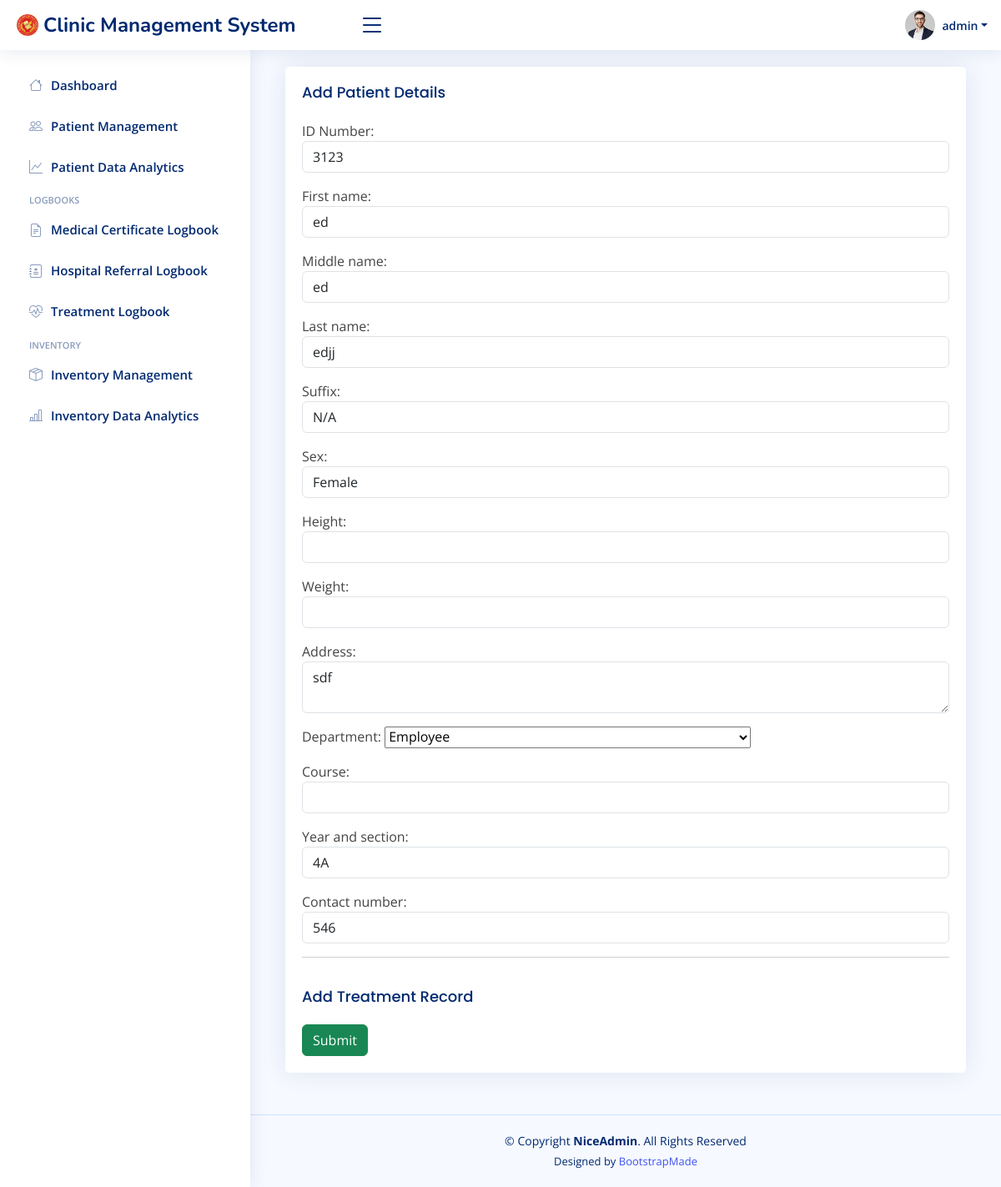
/patientform-update/1/ (signed in), run on an earlier commit of the app's database.
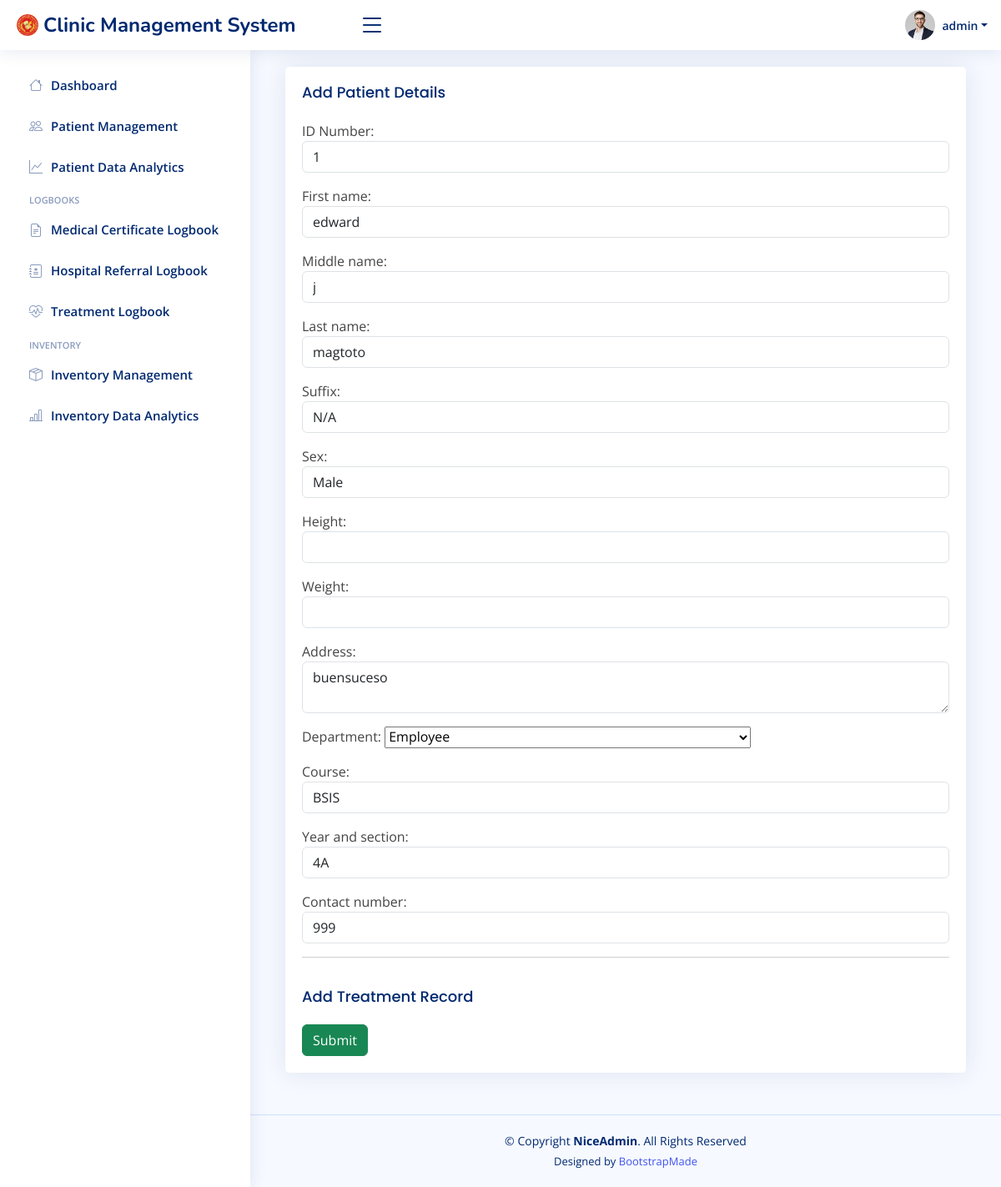
And on a later commit of the database.
### cms/models.py (models this page shows, shortened)
class patient(models.Model):
    created_at = models.DateTimeField(auto_now_add=True)
    updated_at = models.DateTimeField(auto_now=True)
    unique_number = models.CharField(unique=True, max_length=10)
    first_name = models.CharField(max_length=100)
    middle_name = models.CharField(max_length=100)
    last_name = models.CharField(max_length=100)
    suffix = models.CharField(max_length=2, blank=True)
    SEX_CHOICES = [
        ("Male", "Male"),
        ("Female", "Female"),
    ]
    sex = models.CharField(max_length=6, choices=SEX_CHOICES)
    height = models.CharField(max_length=10, blank=True)
    weight = models.CharField(max_length=10, blank=True)
    address = models.CharField(max_length=100, blank=True)
    DEPARTMENT_CHOICES = [
        ("Empl", "Employee"),
        ("COE", "COE - College of Education"),
        ("CEA", "CEA - College of Architecture and Engineering"),
        ("CBS", "CBS - College of Business Studies"),
        ("CAS", "CAS - College of Arts and Science"),
        ("CSSP", "CSSP - College of Scial Science and Philosophy"),
        ("CCS", "CCS - College of Computing Studies"),
        ("CHTM", "CHTM - College of Hospitality and Tourism Management"),
        ("CIT", "CIT - College of Industrial Technology"),
        ("Law", "Law - School of Law"),
        ("GS", "GS - Graduate Studies"),
        ("SHS", "SHS - Senior High School"),
        ("LHS", "LHS - Laboratory High School"),
    ]
    department = models.CharField(max_length=4, choices=DEPARTMENT_CHOICES)
    course = models.CharField(max_length=100, blank=True, null=True)
    year_and_section = models.CharField(max_length=10, blank=True)
    contact_number = models.PositiveIntegerField(default='09')
    provider = models.CharField(max_length=100, blank=True)
    provider_updated = models.CharField(max_length=100, blank=True)

### cms/views.py (the view, shortened to what this page needs)
# urls.py: path('patientform-update/<str:pk>/', views.patientform_update_view, name="Patient Update"),
@login_required(login_url="Login")
def patientform_update_view(request, pk):
    patient_instance = get_object_or_404(patient, id=pk)
    form = PatientForm(instance=patient_instance)
    context = {'form':form}
    return render(request, 'cms/patient-form.html', context)

### cms/templates/cms/patient-form.html (shortened to what this page needs)
{% extends "cms/base.html" %}
{% block content %}
<div class="container">
    <div class="row">
        <div class="col-sm">
            <div class="card card-body">
                <div class="form-group">
                    <form action="" method="POST">
                        <h4 class="card-title">Add Patient Details</h4>
                        {{form.as_p}}
                        <hr>
                        <h4 class="card-title">Add Treatment Record</h4>
                        <input class="btn btn-success" type="submit" value="Submit">
                    </form>
                </div>
            </div>
        </div>
    </div>
</div>
{% endblock content %}

What changed in the data, as far as the page shows it:
changed patient "Employee": unique_number "3123" → "1"; first_name "ed" → "edward"; middle_name "ed" → "j"; last_name "edjj" → "magtoto"; sex "Female" → "Male"; address "sdf" → "buensuceso"; course (not shown) → "BSIS"; contact_number "546" → "999"
